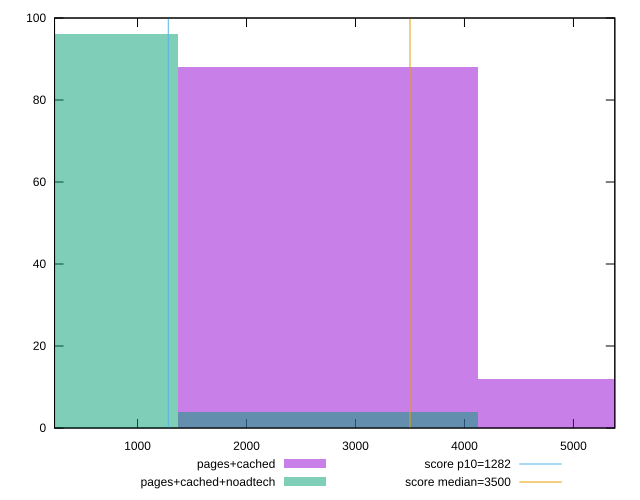

Reproduce this figure in gnuplot.
reset

$pagesCached <<EOF
2747.3262633049976 88
5494.652526609995 12
EOF

$pagesCachedNoadtech <<EOF
0 96
2747.3262633049976 4
EOF

set key outside below
set boxwidth 2747.3262633049976
set xrange [238.328:5379.676]
set yrange [0:100]
set trange [0:100]
set style fill transparent solid 0.5 noborder

set parametric
set terminal svg size 640, 500 enhanced background rgb 'white'
set output "report_00015_2021-02-09T16-11-33.973Z/bootup-time/comparison/histogram/1_vs_2.svg"

plot $pagesCached title "pages+cached" with boxes, \
     $pagesCachedNoadtech title "pages+cached+noadtech" with boxes, \
     1282,t title "score p10=1282", \
     3500,t title "score median=3500"

reset
